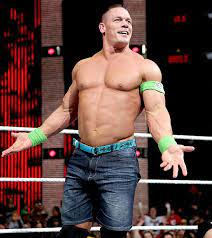
#> input picture johncena.jpg, 212 x 238 px
$ python rotation.py
#> lines starting #> are read from the running program, lines starting #| are printed output that depends on the picture
import cv2 as cv
text = "bumthap"
img = cv.imread('johncena.jpg')
#> img is the input picture: shape (238, 212, 3); mean B, G, R 59.7, 63, 87.4

cv.imshow("TEXT ", img)
cv.waitKey(0)

(h, w) = img.shape[:2]
#> h = 238; w = 212
center = (w//2, h//2)
#> center = (106, 119)
m = cv.getRotationMatrix2D(center, 45, 1)
rotated = cv.warpAffine(img, m, (w, h))
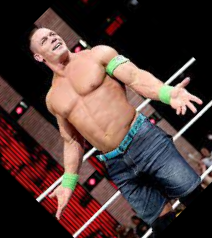
#> rotated: shape (238, 212, 3); mean B, G, R 54.7, 57.9, 79.2
cv.imshow("TEXT ", rotated)
cv.waitKey(0)
